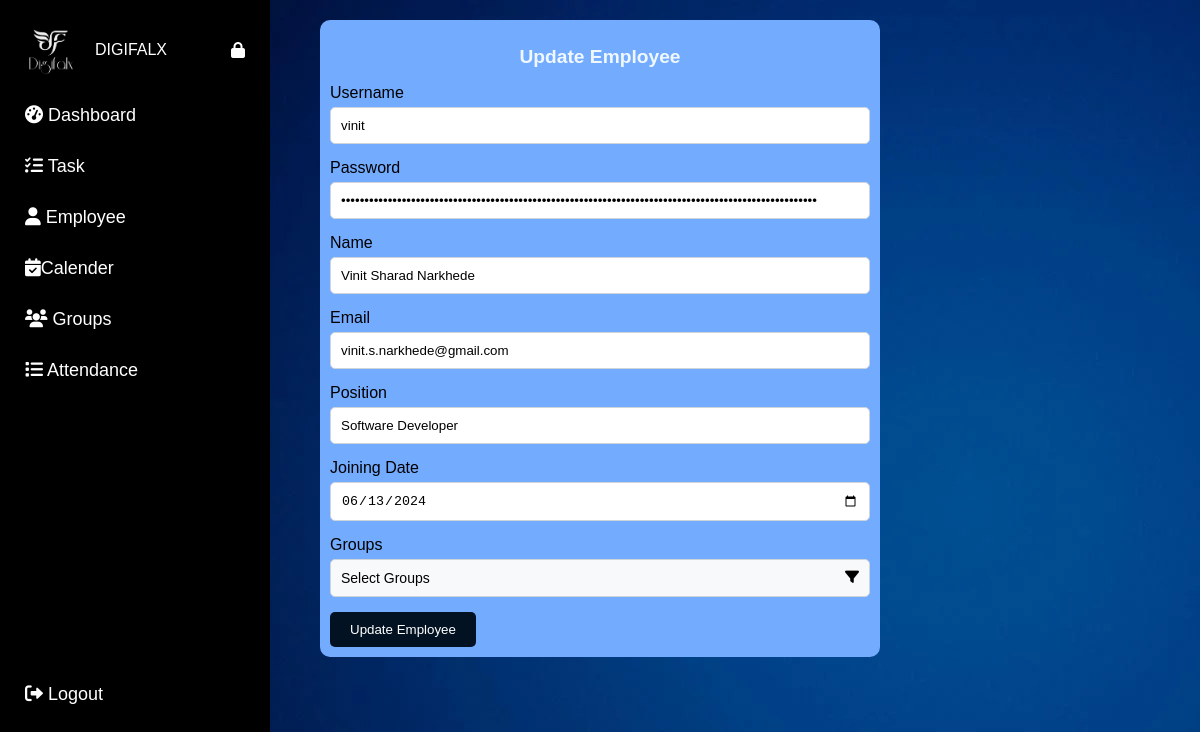
The page /admin/update_employee/1 on the database its author committed.
### app.py (models this page shows)
class Employee(db.Model):
    id = db.Column(db.Integer, primary_key=True)
    username = db.Column(db.String(150), nullable=False, unique=True)
    password = db.Column(db.String(150), nullable=False)
    name = db.Column(db.String(100), nullable=False)
    email = db.Column(db.String(100), nullable=False)
    position = db.Column(db.String(100), nullable=False)
    joining_date = db.Column(db.Date, nullable=False, default=datetime.utcnow)
    profile_picture = db.Column(db.String(120), nullable=True)
    group_id = db.Column(db.Integer, db.ForeignKey('group.id'), nullable=True)
    events = db.relationship('Event', backref='employee', lazy=True)
    time_entries = db.relationship('TimeEntry', backref='employee', lazy=True)
    tasks = db.relationship('Task', backref='assigned_employee', foreign_keys=[Task.employee_id], lazy=True)
    observed_tasks = db.relationship('Task', backref='observer_employee', foreign_keys=[Task.observer_id], lazy=True)

### app.py (the view, shortened to what this page needs)
@app.route('/admin/update_employee/<int:id>', methods=['GET', 'POST'])
def update_employee(id):
    employee = Employee.query.get_or_404(id)
    groups = Group.query.all()
    return render_template('update_employee.html', employee=employee, groups=groups)

### templates/update_employee.html (shortened to what this page needs)
<!DOCTYPE html>
<html lang="en">
<head>
    <link rel="stylesheet" href="https://cdnjs.cloudflare.com/ajax/libs/font-awesome/6.0.0-beta3/css/all.min.css">
</head>
<body>
    <div class="sidebar" id="mySidebar">
        <div class="sidebar-header">
            <img src="/static/images/logo.png" alt="Logo" class="sidebar-logo">
            <span class="sidebar-text">DIGIFALX</span>
            <i class="fas fa-lock" id="lockIcon" onclick="toggleLock()"></i>
        </div>
        <a href="{{ url_for('admin') }}"><i class="fas fa-tachometer-alt"></i> <span
                class="menu-text">Dashboard</span></a>
        <a href="{{ url_for('admintasklist') }}"><i class="fas fa-tasks"></i> <span class="menu-text">Task</span></a>
        <a href="{{ url_for('employee_list') }}"><i class="fas fa-user"></i> <span class="menu-text">Employee</span></a>
        <a href="{{ url_for('admincalender') }}"><i class="fas fa-calendar-check"></i><span
                class="menu-text">Calender</span></a>
        <a href="{{ url_for('list_group') }}"><i class="fas fa-users"></i> <span class="menu-text">Groups</span></a>
        <a href="{{ url_for('attendance_list') }}"><i class="fas fa-list"></i> <span
                class="menu-text">Attendance</span></a>
        <a href="{{ url_for('logout') }}" class="logout"><i class="fas fa-sign-out-alt"></i> <span
                class="menu-text">Logout</span></a>
    </div>
    <div class="content">
        <form method="POST" style="background-color: #73abff; padding-top: 10px; padding-left: 10px; padding-right: 10px; padding-bottom: 10px; border-radius: 10px;">
            <h2 style="color: aliceblue; font-size: larger; text-align: center;">Update Employee</h2>
            <div class="form-group">
                <label for="username">Username</label>
                <input type="text" class="form-control" id="username" name="username" value="{{ employee.username }}"
                    required>
            </div>
            <div class="form-group">
                <label for="password">Password</label>
                <input type="password" class="form-control" id="password" name="password"
                    value="{{ employee.password }}" required>
            </div>
            <div class="form-group">
                <label for="name">Name</label>
                <input type="text" class="form-control" id="name" name="name" value="{{ employee.name }}" required>
            </div>
            <div class="form-group">
                <label for="email">Email</label>
                <input type="email" class="form-control" id="email" name="email" value="{{ employee.email }}" required>
            </div>
            <div class="form-group">
                <label for="position">Position</label>
                <input type="text" class="form-control" id="position" name="position" value="{{ employee.position }}"
                    required>
            </div>
            <div class="form-group">
                <label for="joining_date">Joining Date</label>
                <input type="date" class="form-control" id="joining_date" name="joining_date"
                    value="{{ employee.joining_date.strftime('%Y-%m-%d') }}" required>
            </div>
            <div class="form-group">
                <label for="group_ids">Groups</label>
                <div class="dropdown-container noselect">
                    <div class="dropdown-button">
                        <span class="dropdown-label">Select Groups</span>
                        <i class="fa fa-filter"></i>
                    </div>
                </div>
            </div>
            <button type="submit" class="btn btn-primary">Update Employee</button>
        </form>
    </div>
</body>
</html>

### templates/update_employee.html (style rules this page uses)
body { margin: 0; background: linear-gradient(120deg, #f0f4f8, #d9e2ec); font-family: 'Trebuchet MS', 'Lucida Sans Unicode', 'Lucida Grande', 'Lucida Sans', Arial, sans-serif; background-image: url(/static/images/bg.png); }
.sidebar { height: 100%; width: 270px; position: fixed; top: 0; left: 0; background-color: black; overflow-x: hidden; transition: width 0.5s; padding-top: 0; z-index: 1000; }
.sidebar-header { display: flex; align-items: center; padding: 15px 25px; color: white; margin-top: 10px; }
.sidebar-logo { width: 50px; height: 50px; margin-right: 20px; }
.sidebar-text { flex-grow: 1; }
#lockIcon { cursor: pointer; }
.sidebar a { padding: 15px 25px; text-decoration: none; font-size: large; color: rgb(255, 255, 255); display: block; transition: 0.3s; }
.sidebar a.logout { position: absolute; bottom: 80px; width: 100%; }
.content { margin-top: 60px; padding: 20px; }
.dropdown-container { width: 100%; font-size: 14px; font-family: Arial, sans-serif; }
.dropdown-button { width: 100%; background: #f8f9fa; padding: 10px; cursor: pointer; border: 1px solid #ced4da; box-sizing: border-box; border-radius: 5px; white-space: nowrap; overflow: hidden; text-overflow: ellipsis; }
.dropdown-label { float: left; }
.fa-filter { float: right; margin-left: 10px; }
.content { width: 100%; max-width: 600px; margin: 0 auto; padding: 20px; box-sizing: border-box; font-family: Arial, sans-serif; }
.form-group { margin-bottom: 15px; }
.form-group label { display: block; margin-bottom: 5px; }
.form-group input[type="text"], .form-group input[type="email"], .form-group input[type="date"], .form-group input[type="password"] { width: 100%; padding: 10px; border: 1px solid #ced4da; border-radius: 5px; box-sizing: border-box; }
.btn-primary { display: inline-block; background: #031222; color: white; padding: 10px 20px; border: none; border-radius: 5px; cursor: pointer; text-decoration: none; }

### rows shown on the page
Employee: username "vinit", name "Vinit Sharad Narkhede", email "vinit.s.narkhede@gmail.com", position "Software Developer", joining_date "06/13/2024"
